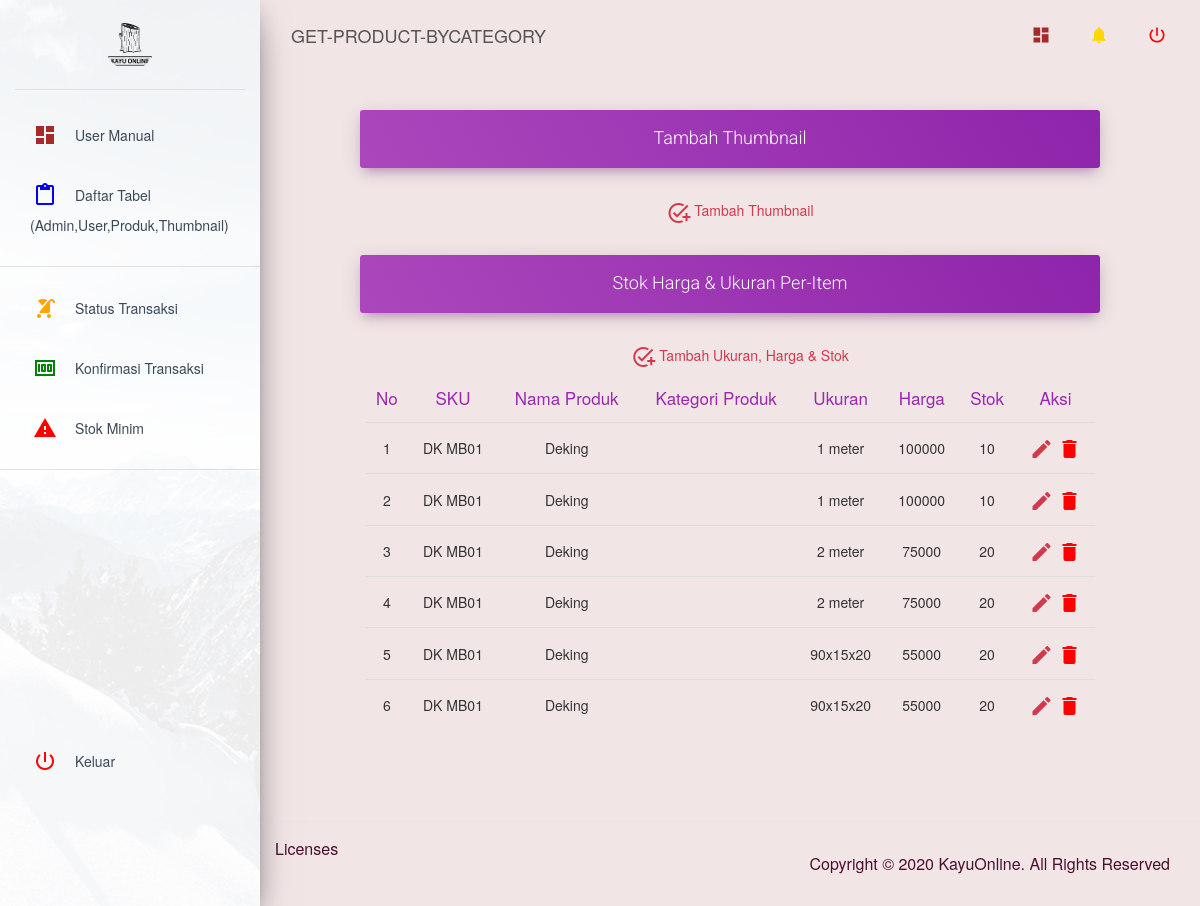
The app's page /admin/get-product-byCategory?id=1&sku=DK MB01, older data.
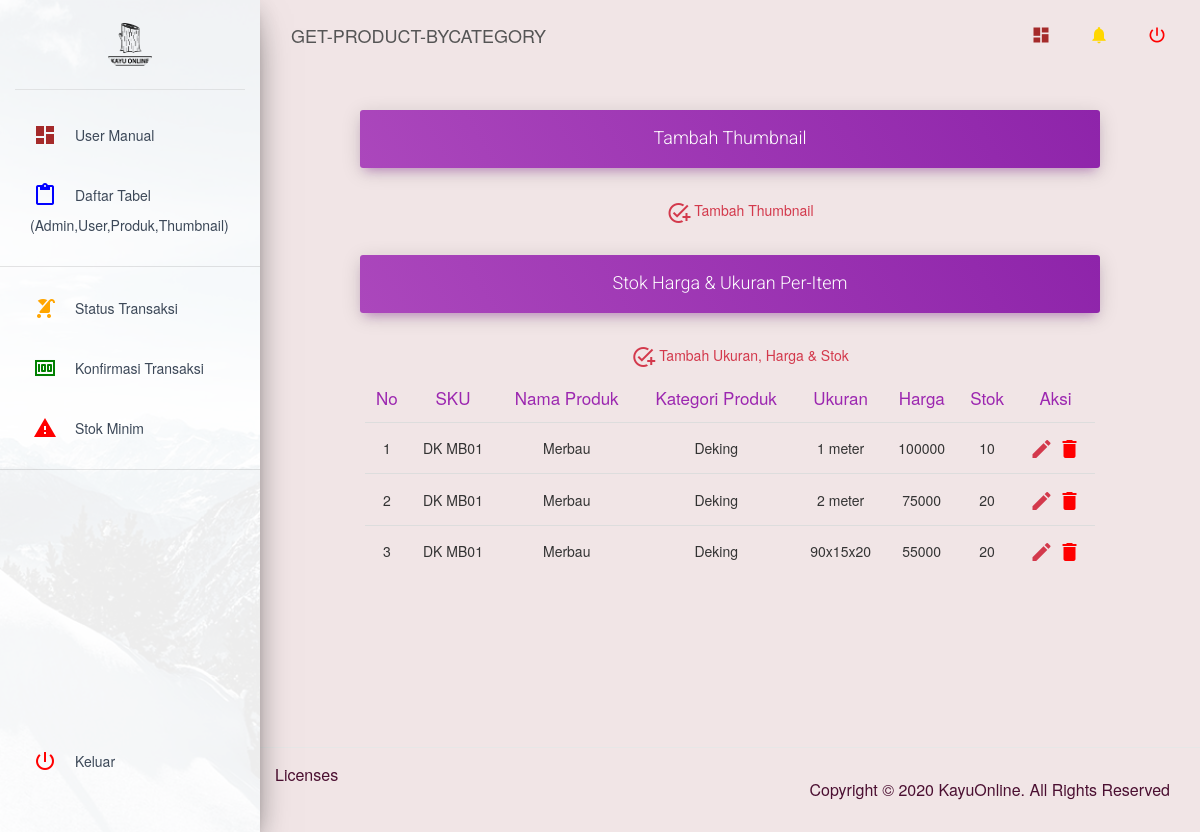
The same page, newer data.
### tables this page shows
CREATE TABLE `products` (
  `id` bigint(20) unsigned NOT NULL AUTO_INCREMENT,
  `category_id` bigint(20) unsigned NOT NULL,
  `product_code` varchar(255) NOT NULL,
  `name` varchar(255) NOT NULL,
  `description` text NOT NULL,
  `detail` text DEFAULT NULL,
  `created_at` timestamp NULL DEFAULT NULL,
  `updated_at` timestamp NULL DEFAULT NULL,
  PRIMARY KEY (`id`),
  UNIQUE KEY `products_product_code_unique` (`product_code`)
);

CREATE TABLE `product_categories` (
  `id` bigint(20) unsigned NOT NULL AUTO_INCREMENT,
  `category_code` varchar(255) NOT NULL,
  `category_name` varchar(255) NOT NULL,
  `description_categories` text NOT NULL,
  `created_at` timestamp NULL DEFAULT NULL,
  `updated_at` timestamp NULL DEFAULT NULL,
  PRIMARY KEY (`id`)
);

CREATE TABLE `product_sizes` (
  `id` bigint(20) unsigned NOT NULL AUTO_INCREMENT,
  `size` varchar(255) NOT NULL,
  `description_size` text NOT NULL,
  `created_at` timestamp NULL DEFAULT NULL,
  `updated_at` timestamp NULL DEFAULT NULL,
  PRIMARY KEY (`id`)
);

CREATE TABLE `product_has_sizes` (
  `id` bigint(20) unsigned NOT NULL AUTO_INCREMENT,
  `product_id` bigint(20) unsigned NOT NULL,
  `product_size_id` bigint(20) unsigned NOT NULL,
  `price` decimal(10,0) NOT NULL,
  `stock` int(11) NOT NULL,
  `created_at` timestamp NULL DEFAULT NULL,
  `updated_at` timestamp NULL DEFAULT NULL,
  `sold` int(11) DEFAULT NULL,
  PRIMARY KEY (`id`)
);

### application/views/admin/template/layout.php (called while the page is built, shortened)
<?php $this->load->view('admin/template/navbar')?>
<?php $this->load->view('admin/template/header')?>
<?php $this->load->view($content)?>

### application/controllers/Admin.php (called while the page is built, shortened)
<?php
class Admin extends CI_Controller
{
	function __construct()
	{
		$this->load->model('m_kayu_online');
	}
	public function get_product_byCategory()
	{
		$id = $this->input->get('id');
		$sku = $this->input->get('sku');
		$data['allNotif'] = $this->m_kayu_online->getAllNotif();
		$data['productPerCategory'] = $this->m_kayu_online->get_product_byCategory($id, $sku);
		$data['content'] = 'admin/product-by-name';
		$this->load->view('admin/template/layout', $data);
	}
}

### index.php (called while the page is built, shortened)
<?php
require_once BASEPATH.'core/CodeIgniter.php';

### application/models/M_kayu_online.php (called while the page is built, shortened)
<?php
class M_kayu_online extends CI_Model
{
	function __construct()
	{
		$this->db->query('SET SESSION sql_mode =
                  REPLACE(REPLACE(REPLACE(
                  @@sql_mode,
                  "ONLY_FULL_GROUP_BY,", ""),
                  ",ONLY_FULL_GROUP_BY", ""),
                  "ONLY_FULL_GROUP_BY", "")');
	}
	public function get_product_byCategory($param, $condition)
	{
		return $this->db->from('products')
			->join('product_categories', 'product_categories.id = products.category_id')
			->join('product_has_sizes', 'product_has_sizes.product_id = products.id')
			->join('product_sizes', 'product_sizes.id = product_has_sizes.product_size_id')
			->join('product_images', 'product_images.product_id = products.id')
			->where('product_has_sizes.product_id = products.id')
			->where('products.category_id', $param)
			->where('products.product_code', $condition)
			->get()
			->result();
	}
}

### application/libraries/Dataencryption.php (called while the page is built)
<?php
	class Dataencryption
	{
		function enc_dec($action, $string){
			$output = "";
		    $encrypt_method = "AES-256-CBC";
		    $secret_key = '1234567890';
		    $secret_iv = '0987654321';
		    $key = hash('sha256', $secret_key);
		    $iv = substr(hash('sha256', $secret_iv), 0, 16);
		    if( $action == 'encrypt' ) {
		        $output = openssl_encrypt($string, $encrypt_method, $key, 0, $iv);
		        $output = base64_encode($output);
		    }
		    else if( $action == 'decrypt' ){
		        $output = openssl_decrypt(base64_decode($string), $encrypt_method, $key, 0, $iv);
		    }
		    return $output;
		}
	}
?>

### application/views/admin/product-by-name.php (the view, shortened to what the changed rows need)
<div class="content">
        <div class="container-fluid">
          <div class="row">
            <div class="col-md-12">
              <div class="card card-plain">
                <div class="card-body">
                  <div class="table-responsive">
                    <table class="table table-hover">
                      <?php
                        if (!empty($productPerCategory)){
                      ?>
                      <thead class="text-primary">
                        <th>
                          No
                        </th>
                        <th>
                          SKU
                        </th>
                        <th>
                         Nama Produk
                        </th>
                        <th>
                          Kategori Produk
                        </th>
                        <th>
                          Ukuran
                        </th>
                        <th>
                         Harga
                        </th>
                        <th>
                          Stok
                        </th>
                        <th colspan="2" style="text-align: center;">
                          Aksi
                        </th>
                      </thead>
                      <tbody>
                        <?php
                        $nomor = 1;
                        foreach ($productPerCategory as $key):
                          ?>
                        <tr>
                          <td>
                            <?php echo $nomor ?>
                          </td>
                          <td>
                            <?php echo $key->product_code; ?>
                          </td>
                          <td>
                            <?php echo $key->name; ?>
                          </td>
                          <td>
                            <?php echo $key->category_name; ?>
                          </td>
                          <td>
                            <?php echo $key->size; ?>
                          </td>
                          <td>
                            <?php echo $key->price; ?>
                          </td>
                          <td>
                            <?php echo $key->stock; ?>
                          </td>
                          <td style="text-align: center">
                          <a href="<?php echo base_url('admin/edit_produk/'.$this->dataencryption->enc_dec("encrypt",$key->product_size_id).'/'.$this->dataencryption->enc_dec("encrypt",$key->product_id)) ?>">
                            <i title="Ubah" rel="tooltip" class="material-icons">edit</i>
                          </a>
                          <a href="<?= base_url('admin/delete_produk/'.$this->dataencryption->enc_dec("encrypt", $key->product_size_id).'/'.$this->dataencryption->enc_dec("encrypt", $key->product_id))?>">
                            <i style="color:red" title="Hapus" rel="tooltip" class="material-icons">delete</i>
                          </a>
                          </td>
                      </tr>
                         <?php $nomor+=1; endforeach;?>
                      </tbody>
                      <?php }
                        else{
                          echo "<center><h3>TIDAK ADA DATA !</h3></center>";
                        } ?>
                    </table>
                  </div>
                </div>
              </div>
            </div>
          </div>
        </div>
      </div>

Row changes from the older to the newer data that the page shows:
no longer on one of the page's lists (row edited): products: product_code "DK MB01", product_categories.name "Deking", product_sizes.size "2 meter", product_has_sizes.price "75000", product_has_sizes.stock "20", product_sizes.size "90x15x20", product_has_sizes.price "55000"
changed products "DK MB01": name "Deking" → "Merbau"; product_categories.category_name (not shown) → "Deking"; product_sizes.size "1 meter" → "2 meter"; product_has_sizes.price "100000" → "75000"; product_has_sizes.stock "10" → "20"; product_sizes.size "2 meter" → "90x15x20"; product_has_sizes.price "75000" → "55000"
